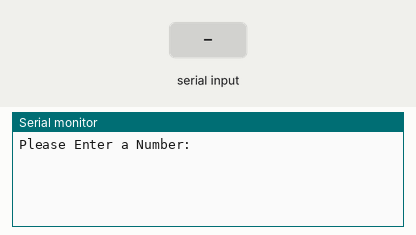
Simulated run of this sketch. Board: Arduino Uno, built with avr-gcc and run on an emulated ATmega328P. On the bench: the last lines printed to the serial monitor. The inputs (shaded band) are chosen by the test bench.

Above: at 1.2 s.
1.3 s: "90,45\n" received over Serial
At 1.8 s:
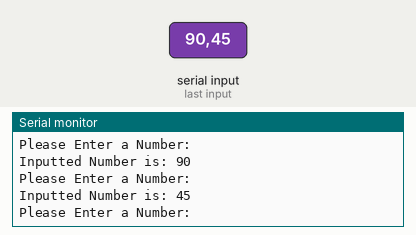
2.8 s: "30,150\n" received over Serial
At 4.2 s:
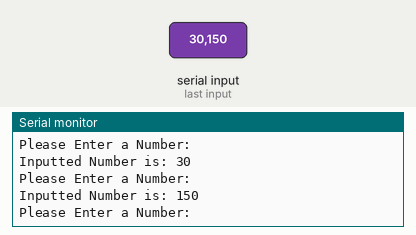
Timing chart, 0 to 5.8 s (numbered marks = the images above; inputs shaded):
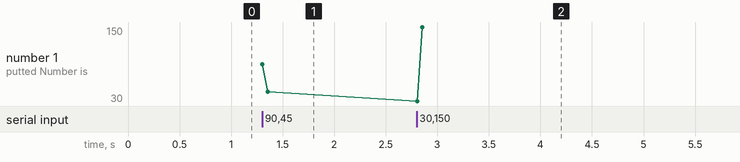

The sketch:

11-ReadingData.ino
```cpp
const int serialPort = 9600;
String msg = "Please Enter a Number: ";
int userInput;

void setup() {
  Serial.begin(serialPort);
}

void loop() {
  // Prompt the user to enter a number
  Serial.println(msg);

  // Block here until at least one byte arrives in the serial buffer.
  // available() returns the number of bytes waiting to be read.
  while (Serial.available() == 0) {}

  // Read the incoming characters and convert them to an integer.
  userInput = Serial.parseInt();

  // Clear any leftover characters (e.g. the '\n' or '\r' that the Serial
  // Monitor appends when you press Enter). Without this, the next loop
  // would see stale data in the buffer, skip the wait, and parseInt()
  // would return a false 0.
  while (Serial.available() > 0) {
    Serial.read();
  }

  // Print the value that was read
  Serial.print("Inputted Number is: ");
  Serial.println(userInput);
}
```

Measured:
- after the input at 1.3 s, the serial monitor: prints a new line at once (image 1)
- after the input at 2.8 s, the serial monitor: prints a new line at once (image 2)
- plotted number 1: 45 → 150 after the input at 2.8 s
